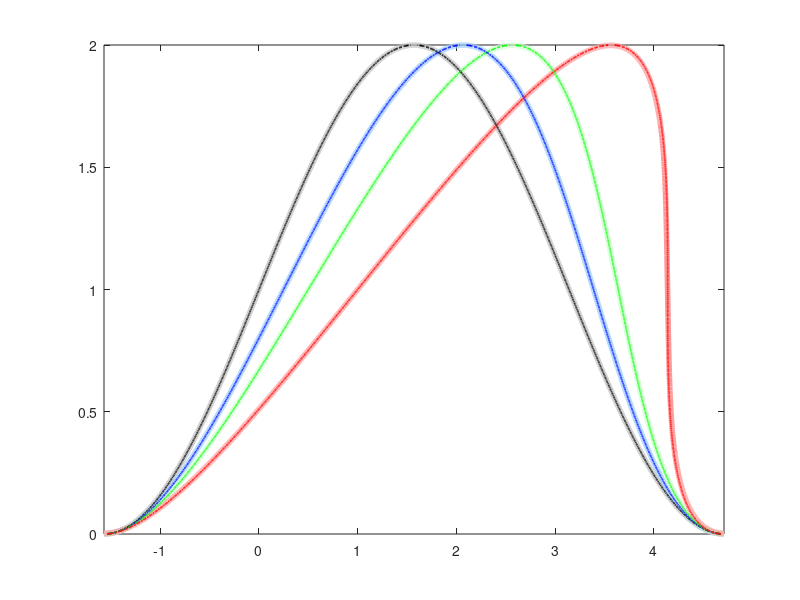

The MATLAB script that drew this image: (Note: this script raises an error after producing the figure.)
%%case 4 smooth solution
clear all;
dt = 0.0005; t = 0:dt:1; Nt = length(t);
dx = pi/2000; x = -pi/2:dx:3*pi/2; x = x'; Nx = length(x);

u = zeros(length(x),length(t));
u0 = sin(x)+1;
u(:,1) = u0;

% check CFL condition
CFL = max(abs(u(:,1)))*dt/dx;
fprintf('CFL number = %7.3f\n',CFL);

for i = 1:length(t)-1
    F = (0.5*u(:,i).^2+0.5*(circshift(u(:,i),-1)).^2)/2-...
        dx/2/dt*(circshift(u(:,i),-1)-u(:,i)); %F_{i+1/2}
    u(:,i+1) = u(:,i)-dt/dx*(F-circshift(F,1));
    u(1,i+1) =u(2,i+1);
    u(end,i+1) = u(end-1,i+1);
end

du = 0.001;
dt = 0.001; t = 0:dt:1; Nt = length(t);
u_t = 0+du/2:du:2-du/2; u_t = u_t'; %discrete u space
x1_t = zeros(length(u_t),Nt);
x1_t(:,1) = pi-asin(u_t-1);
x2_t = zeros(length(u_t),Nt);
x2_t(:,1) = asin(u_t-1);

for i = 2:Nt
    x1_t(:,i) = x1_t(:,i-1)+dt*u_t;
    x2_t(:,i) = x2_t(:,i-1)+dt*u_t;
end

M = 250;
X = [x1_t(:,1:M);x2_t(:,1:M)];
%% DMD
X1 = X(:,1:M-1);
X2 = X(:,2:M);
[U,Sigma,V] = svd(X1,'econ');
k = rank(Sigma);
U_k = U(:,1:k); Sigma_k = Sigma(1:k,1:k); V_k = V(:,1:k);
Atilde = U_k'*X2*V_k/Sigma_k;
[W,D] = eig(Atilde);
Z_k = U_k*W;
Lambda_k = diag(D);
%% DMD Spectra
omega = log(Lambda_k)/dt;
Lambda_k = diag(Lambda_k);

%% Compute DMD Solution
x1 = X(:,1);
b = Z_k\x1;
time_dynamics = zeros(k,length(t));
for iter = 1:Nt
    time_dynamics(:,iter) = (b.*exp(omega*t(iter)));
end
X_dmd = Z_k*time_dynamics;
X_dmd = real(X_dmd);


figure
plot(x,u(:,1),'LineWidth',4,'Color',[0.75,0.75,0.75]);
hold on
plot(x,u(:,2*M),'LineWidth',4,'Color',[0.6,0.8,1]);
plot(x,u(:,4*M),'LineWidth',4,'Color',[0.8,1,0.8]);
plot(x,u(:,end),'LineWidth',4,'Color',[1,0.6,0.6]);
plot(x2_t(:,1),u_t,'k-.','LineWidth',1.2);
plot(X_dmd(2001:end,M),u_t,'b-.','LineWidth',1.2);
plot(X_dmd(2001:end,2*M),u_t,'g-.','LineWidth',1.2);
plot(X_dmd(2001:end,end),u_t,'r-.','LineWidth',1.2);
plot(x1_t(1:end,1),u_t(1:end),'k-.','LineWidth',1.2);
plot(X_dmd(1:2000,M),u_t,'b-.','LineWidth',1.2);
plot(X_dmd(1:2000,2*M),u_t,'g-.','LineWidth',1.2);
plot(X_dmd(1:2000,end),u_t,'r-.','LineWidth',1.2);

axis([-pi/2 3*pi/2 0 2])
% title('DMD vs. Reference Solution','FontUnits','points','interpreter','latex',...
%     'FontSize',10)
legend({'ref $t = 0$','ref $t = 0.25$',...
    'ref $t = 0.5$','ref $t = 1$',...
    'DMD $t = 0$','DMD $t = 0.25$','DMD $t = 0.5$','DMD $t = 1$'},...
    'FontUnits','points','interpreter','latex',...
    'FontSize',9,'Location','Bestoutside');

set(gca,'Units','normalized','Position',[.1 .1 .6 .4],...
    'FontUnits','points','FontWeight','normal','FontSize',9)
xlabel({'$x$'},'FontUnits','points','interpreter','latex',...
    'FontSize',9);
ylabel({'$u$'},'FontUnits','points','interpreter','latex',...
    'FontSize',9);
legend('boxoff')  
% print -depsc2 DMD_smooth2.eps



